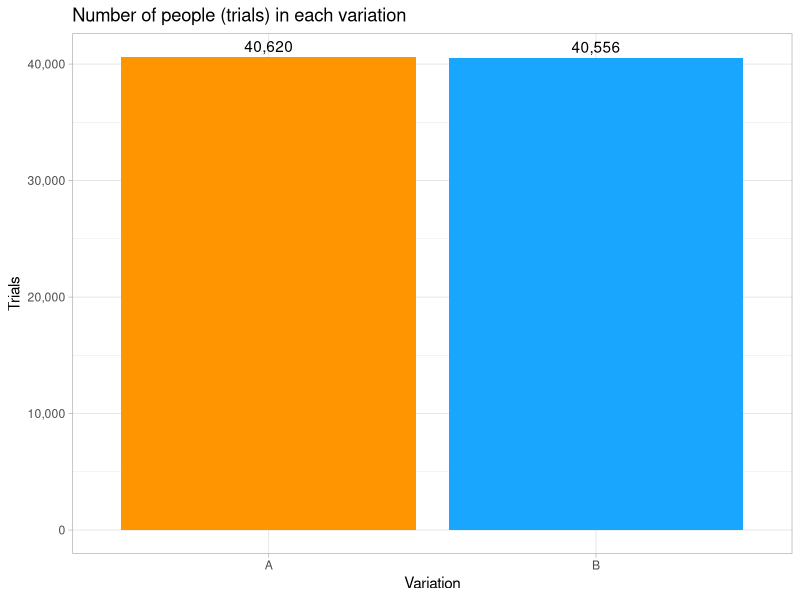
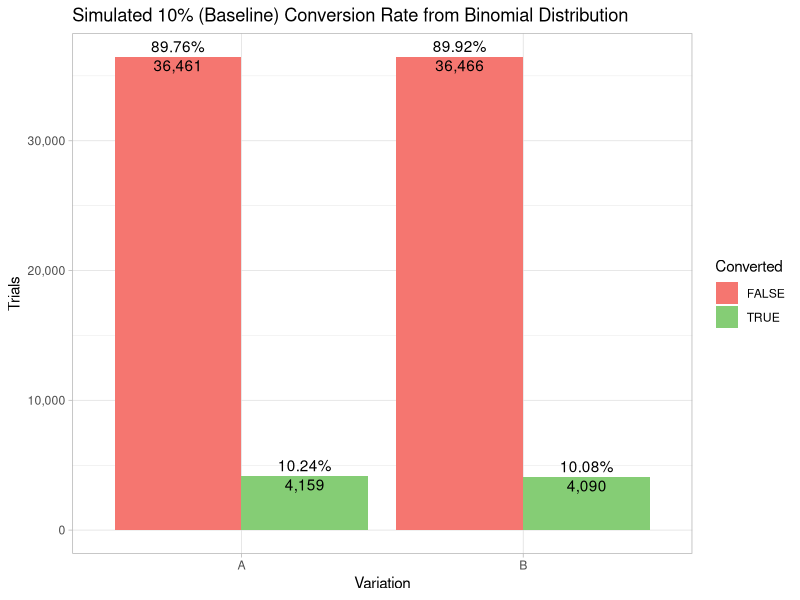
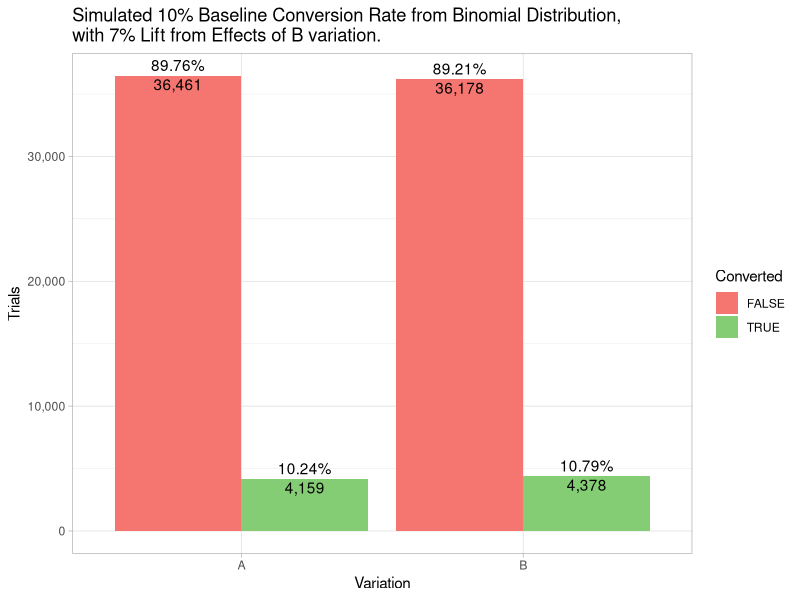
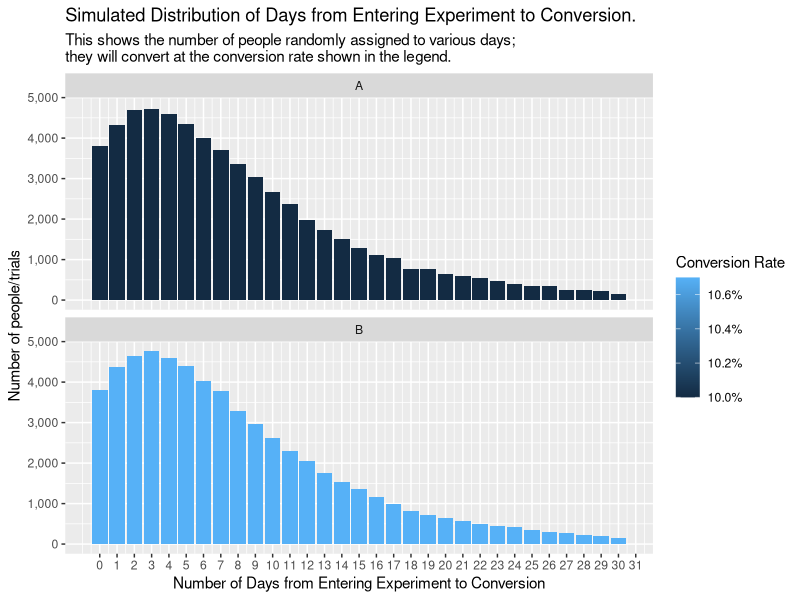
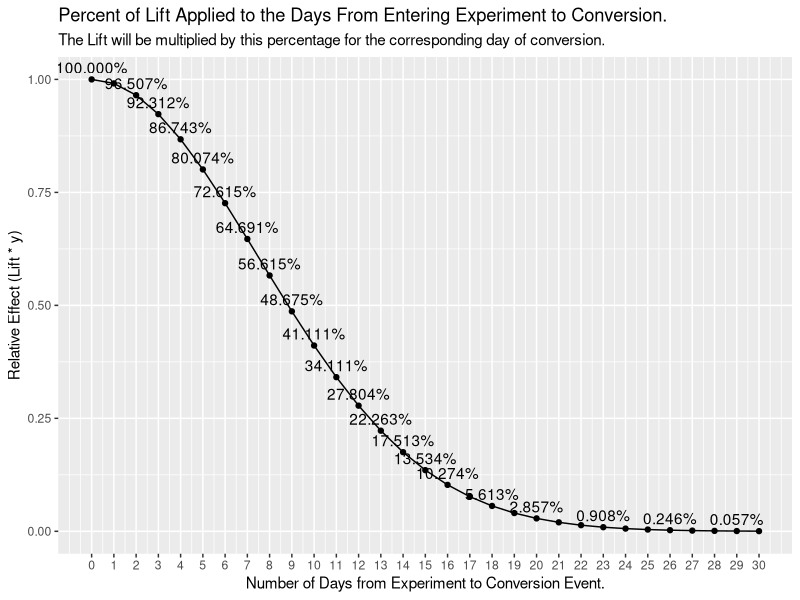
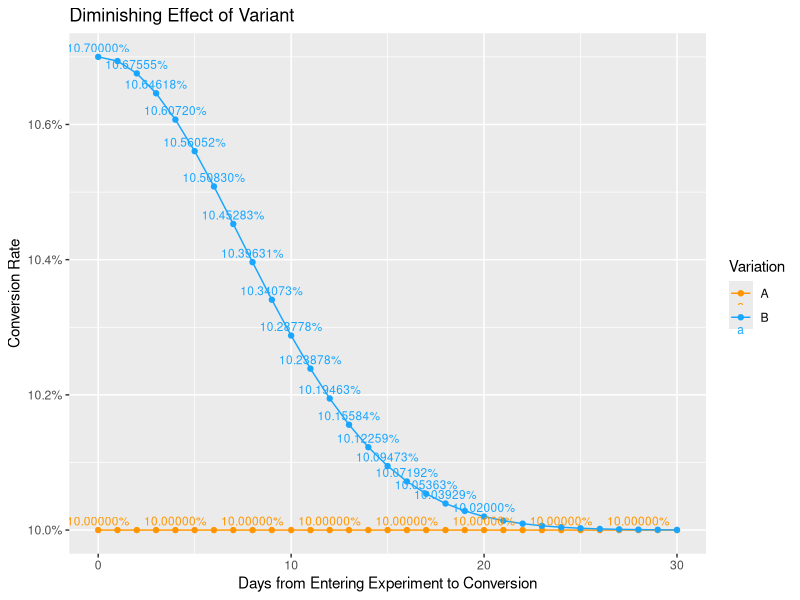
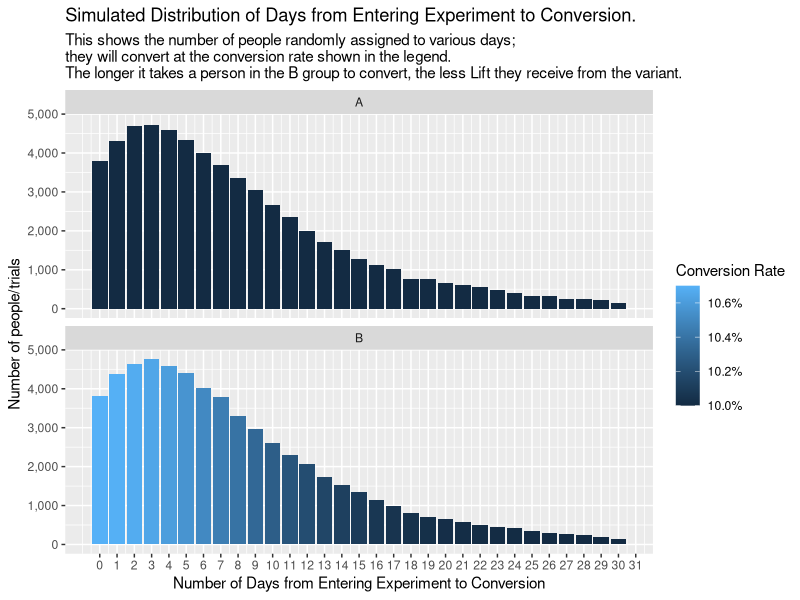
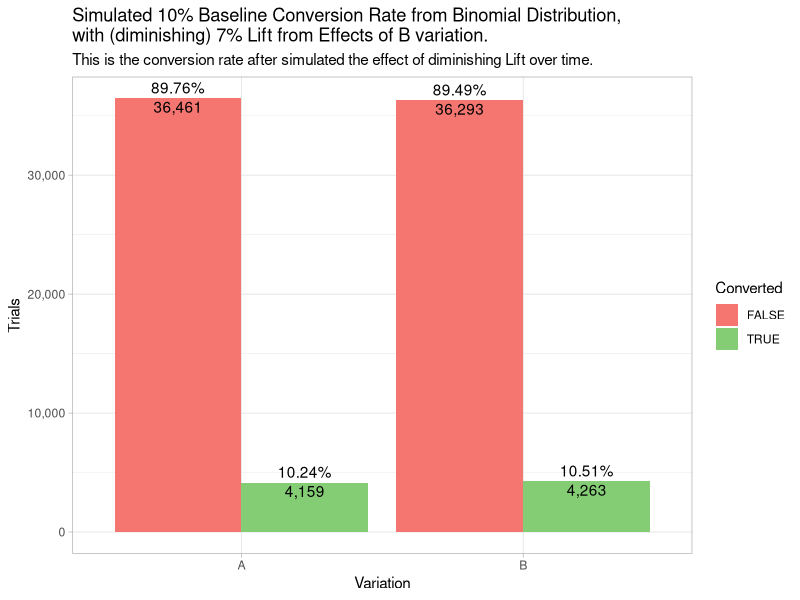

The R source for these figures, in order:
## ---- chunk 1
library(knitr)
library(tidyverse)
library(lubridate)
library(scales)
options(scipen=999) # non-scientific notation

knitr::opts_chunk$set(echo = FALSE)
## ---- chunk 2
seed_traffic <- 1
seed_conversion <- 2
seed_day_entered_experiment <- 3


# seed_traffic <- 63
# seed_conversion <- 54
# seed_day_entered_experiment <- 42

num_trials <- 120000
# used to simulate what would happen if we were to continue running the experiment after it is shut
maximum_experiment_duration <- 90
actual_experiment_duration <- 60
trials_per_day <- num_trials / maximum_experiment_duration
baseline_conversion_rate <- 0.10
simulated_percent_increase_in_b <- 0.07
variant_conversion_rate <- baseline_conversion_rate + (baseline_conversion_rate * simulated_percent_increase_in_b)

required_sample_size <- ceiling(power.prop.test(p1=baseline_conversion_rate,
                                    p2=variant_conversion_rate,
                                    power=0.8,
                                    sig.level=0.05)$n*2)

required_days <- required_sample_size / trials_per_day
## ---- chunk 3
set.seed(seed_traffic)
traffic <- data.frame(id=sample(1:10000000, num_trials, replace=F))

set.seed(seed_day_entered_experiment)
traffic$day_entered_experiment <- floor(runif(n=num_trials, min=1, max=maximum_experiment_duration))

set.seed(seed_traffic)
traffic$variation <- ifelse(rbinom(num_trials, 1, 0.5), 'A', 'B')

traffic %>% 
    filter(day_entered_experiment <= actual_experiment_duration) %>%
    count(variation) %>%
    ggplot(aes(x=variation, y=n, fill=variation)) +
    geom_col() +
    geom_text(aes(label=comma_format()(n)), vjust = -0.4) +
    theme_light() +
    theme(legend.position = 'none') +
    scale_y_continuous(labels = comma_format()) +
    scale_fill_manual("legend", values = c("A" = "#FF9500", "B" = "#19A6FF")) +
    labs(title='Number of people (trials) in each variation',
         y='Trials',
         x='Variation')
## ---- chunk 4
traffic$baseline_conversion_rate <- baseline_conversion_rate
## ---- chunk 5
converted_by_id <- function(id, conversion_rate) {
    #set.seed(id)
    return (as.logical(rbinom(1, 1, conversion_rate)))
}
set.seed(seed_conversion)
traffic$converted <- map2_lgl(traffic$id, traffic$baseline_conversion_rate, ~ converted_by_id(.x, .y))

experiment_traffic <- traffic %>% filter(day_entered_experiment <= actual_experiment_duration)
conversion_table <- table(experiment_traffic$variation, experiment_traffic$converted)
conversions <- c(conversion_table['A', 'TRUE'], conversion_table['B', 'TRUE'])
non_conversions <- c(conversion_table['A', 'FALSE'], conversion_table['B', 'FALSE'])
trials <- conversions + non_conversions

experiment_traffic %>% 
    count(variation, converted) %>%
    group_by(variation) %>%
    mutate(baseline_conversion_rate = n / sum(n)) %>%
    ungroup() %>%
    ggplot(aes(x=variation, y=n, fill=converted)) +
    scale_y_continuous(labels = comma_format()) +
    geom_col(position='dodge') +
    scale_fill_manual(values = c("TRUE" = "#85CD75", "FALSE" = "#F57670")) +
    geom_text(aes(label=comma_format()(n)),
              position = position_dodge(width=0.9),
              vjust = 1.2) +
    geom_text(aes(label=percent_format()(baseline_conversion_rate)),
              position = position_dodge(width=0.9),
              vjust = -0.4) +
    labs(title=paste('Simulated', percent(baseline_conversion_rate),'(Baseline) Conversion Rate from Binomial Distribution'),
         y='Trials',
         x='Variation',
         fill='Converted') +
    theme_light()
## ---- chunk 6
traffic <- traffic %>%
    mutate(lift = ifelse(variation == 'A', 0, simulated_percent_increase_in_b)) %>%
    mutate(conversion_rate = baseline_conversion_rate + (baseline_conversion_rate * lift)) %>%
    select(-converted)

set.seed(seed_conversion)
converted_no_diminishing_effects <- map2_lgl(traffic$id, traffic$conversion_rate, ~ converted_by_id(.x, .y))
traffic$converted <- converted_no_diminishing_effects

experiment_traffic <- traffic %>% filter(day_entered_experiment <= actual_experiment_duration)

conversion_table <- table(experiment_traffic$variation, experiment_traffic$converted)
conversions <- c(conversion_table['A', 'TRUE'], conversion_table['B', 'TRUE'])
non_conversions <- c(conversion_table['A', 'FALSE'], conversion_table['B', 'FALSE'])
trials <- conversions + non_conversions

a_conversion_rate <- conversions[1] / trials[1]
b_conversion_rate <- conversions[2] / trials[2]

b_percent_increase_over_baseline <- (b_conversion_rate - baseline_conversion_rate) / b_conversion_rate
b_percent_increase_over_a <- (b_conversion_rate - a_conversion_rate) / b_conversion_rate

experiment_traffic %>% 
    count(variation, converted) %>%
    group_by(variation) %>%
    mutate(conversion_rate = n / sum(n)) %>%
    ungroup() %>%
    ggplot(aes(x=variation, y=n, fill=converted)) +
    geom_col(position='dodge') +
    scale_y_continuous(labels = comma_format()) +
    scale_fill_manual(values = c("TRUE" = "#85CD75", "FALSE" = "#F57670")) +
    geom_text(aes(label=comma_format()(n)),
              position = position_dodge(width=0.9),
              vjust = 1.2) +
    geom_text(aes(label=percent_format()(conversion_rate)),
              position = position_dodge(width=0.9),
              vjust = -0.4) +
    labs(title=paste('Simulated', percent(baseline_conversion_rate),'Baseline Conversion Rate from Binomial Distribution,\nwith', percent(simulated_percent_increase_in_b),'Lift from Effects of B variation.'),
         y='Trials',
         x='Variation',
         fill='Converted') +
    theme_light()
## ---- chunk 7
scale_a_b <- function(x, a, b) {

    (b - a) * ((x - min(x)) / (max(x) - min(x))) + a 
}

set.seed(44)
#offset <- round(scale_a_b(rlnorm(n=num_trials, meanlog = 0.04), 0, 50))
#hist(offset)
offset <- round(scale_a_b(rgamma(num_trials, shape = 1.7), 1, 75))
offset <- ifelse(offset <= 1, 2, offset)
offset <- offset - 2

traffic <- traffic %>%
    mutate(conversion_offset = offset,
           #conversion_offset = ifelse(conversion_offset > 30, round(runif(1, min=20, max=30)), conversion_offset),
           conversion_offset = ifelse(conversion_offset < 0, 0, conversion_offset))

traffic$conversion_offset <- map_dbl(traffic$conversion_offset, ~ {
    if(. > 30) {
        return (round(runif(1, min=20, max=30)))
    } else {
        return (.)
    }
})

traffic %>%
    group_by(conversion_offset, variation) %>%
    summarise(num_trials=n(),
              average_conversion_rate = mean(conversion_rate)) %>%
    ggplot(aes(x=conversion_offset, y=num_trials, fill=average_conversion_rate)) +
    geom_col() +
    scale_y_continuous(labels = comma_format()) +
    scale_x_continuous(breaks = seq(0, 100)) +
    scale_fill_gradient(labels = percent) +
    facet_wrap(~variation, nrow=2) +
    labs(title='Simulated Distribution of Days from Entering Experiment to Conversion.',
         subtitle = 'This shows the number of people randomly assigned to various days;\nthey will convert at the conversion rate shown in the legend. ',
         y='Number of people/trials',
         x='Number of Days from Entering Experiment to Conversion',
         fill='Conversion Rate')
## ---- chunk 8
stand_dev <- .5
scale_norm <- 1 / dnorm(0, sd=stand_dev)

relative_effect <- function(day_number) {
    return (dnorm(((day_number) / 30 * 2), sd=stand_dev) * scale_norm)
}

data.frame(days_from_experiment_to_conversion=0:30) %>%
    mutate(relative_effect = relative_effect(days_from_experiment_to_conversion)) %>%
    ggplot(aes(x=days_from_experiment_to_conversion, y=relative_effect)) +
    geom_line() +
    geom_point() +
    geom_text(aes(label=percent(relative_effect)), vjust=-0.5, check_overlap = TRUE) +
    scale_x_continuous(breaks = 0:30) +
    labs(title='Percent of Lift Applied to the Days From Entering Experiment to Conversion.',
         subtitle='The Lift will be multiplied by this percentage for the corresponding day of conversion.',
         y='Relative Effect (Lift * y)',
         x='Number of Days from Experiment to Conversion Event.')
## ---- chunk 9
traffic <- traffic %>%
    mutate(diminished_conversion_rate = baseline_conversion_rate + (baseline_conversion_rate * lift * relative_effect(conversion_offset)))
# %>%
#     select(-converted)

stopifnot(all(ifelse(traffic$variation == "A", traffic$baseline_conversion_rate == traffic$conversion_rate, TRUE)))
stopifnot(all(ifelse(traffic$variation == "A", traffic$baseline_conversion_rate == traffic$diminished_conversion_rate, TRUE)))

traffic %>%
    # filter()
    # filter(!is.na(conversion_offset)) %>%
    group_by(conversion_offset, variation) %>%
    summarise(diminished_conversion_rate = mean(diminished_conversion_rate)) %>%
 #   spread(variation, diminished_conversion_rate) %>%
    ggplot(aes(x=conversion_offset, y=diminished_conversion_rate, color=variation)) +
    geom_line() +
    geom_point() +
    geom_text(aes(label=percent_format()(diminished_conversion_rate)), check_overlap=TRUE, size = 3, vjust=-0.5) + 
    scale_y_continuous(labels = percent_format()) +
    scale_color_manual(values = c("A" = "#FF9500", "B" = "#19A6FF")) +
    #expand_limits(y=0) +
    labs(title="Diminishing Effect of Variant",
         y='Conversion Rate',
         x='Days from Entering Experiment to Conversion',
         color='Variation')
## ---- chunk 10
traffic %>%
    group_by(conversion_offset, variation) %>%
    summarise(num_trials=n(),
              average_conversion_rate = mean(diminished_conversion_rate)) %>%
    ggplot(aes(x=conversion_offset, y=num_trials, fill=average_conversion_rate)) +
    geom_col() +
    scale_y_continuous(labels = comma_format()) +
    scale_x_continuous(breaks = seq(0, 100)) +
    scale_fill_gradient(labels = percent) +
    facet_wrap(~variation, nrow=2) +
    labs(title='Simulated Distribution of Days from Entering Experiment to Conversion.',
         subtitle = 'This shows the number of people randomly assigned to various days;\nthey will convert at the conversion rate shown in the legend.\nThe longer it takes a person in the B group to convert, the less Lift they receive from the variant.',
         y='Number of people/trials',
         x='Number of Days from Entering Experiment to Conversion',
         fill='Conversion Rate')
## ---- chunk 11
set.seed(seed_conversion)
new_converted <- map2_lgl(traffic$id, traffic$diminished_conversion_rate, ~ converted_by_id(.x, .y))

# ensure that conversions of variation A don't change
stopifnot(all(ifelse(traffic$variation == "A", converted_no_diminishing_effects == new_converted, TRUE)))

traffic$converted <- new_converted

experiment_traffic <- traffic %>% filter(day_entered_experiment <= actual_experiment_duration)

conversion_table <- table(experiment_traffic$variation, experiment_traffic$converted)
conversions <- c(conversion_table['A', 'TRUE'], conversion_table['B', 'TRUE'])
non_conversions <- c(conversion_table['A', 'FALSE'], conversion_table['B', 'FALSE'])
trials <- conversions + non_conversions

a_conversion_rate <- conversions[1] / trials[1]
b_conversion_rate <- conversions[2] / trials[2]

b_percent_increase_over_baseline <- (b_conversion_rate - baseline_conversion_rate) / b_conversion_rate
b_percent_increase_over_a <- (b_conversion_rate - a_conversion_rate) / b_conversion_rate

experiment_traffic %>% 
    count(variation, converted) %>%
    group_by(variation) %>%
    mutate(conversion_rate = n / sum(n)) %>%
    ungroup() %>%
    ggplot(aes(x=variation, y=n, fill=converted)) +
    geom_col(position='dodge') +
    scale_y_continuous(labels = comma_format()) +
    scale_fill_manual(values = c("TRUE" = "#85CD75", "FALSE" = "#F57670")) +
    geom_text(aes(label=comma_format()(n)),
              position = position_dodge(width=0.9),
              vjust = 1.2) +
    geom_text(aes(label=percent_format()(conversion_rate)),
              position = position_dodge(width=0.9),
              vjust = -0.4) +
    labs(title=paste('Simulated', percent(baseline_conversion_rate),'Baseline Conversion Rate from Binomial Distribution,\nwith (diminishing)', percent(simulated_percent_increase_in_b),'Lift from Effects of B variation.'),
         subtitle='This is the conversion rate after simulated the effect of diminishing Lift over time.',
         y='Trials',
         x='Variation',
         fill='Converted') +
    theme_light()
## ---- chunk 12
number_of_days_after_experiment_to_allow <- 14

p_value_traffic <- traffic %>%
    mutate(day_converted = ifelse(converted, day_entered_experiment + conversion_offset, NA))# %>%

num_days_people_are_still_converting <- max(p_value_traffic$day_entered_experiment) + max(p_value_traffic$conversion_offset)
experiment <- data.frame(experiment_day = NULL, variation=NULL, conversions = NULL, trials = NULL)

for(ex_day in 1:num_days_people_are_still_converting) {
    day_results <- rbind(data.frame(experiment_day = ex_day,
                                    variation="A",
                                    cumulative_conversions = sum(p_value_traffic$variation == "A" & p_value_traffic$day_converted <= ex_day, na.rm = TRUE),
                                    cumulative_trials = sum(p_value_traffic$variation == "A" & p_value_traffic$day_entered_experiment <= ex_day)),
                         data.frame(experiment_day = ex_day,
                                    variation="B",
                                    cumulative_conversions = sum(p_value_traffic$variation == "B" & p_value_traffic$day_converted <= ex_day, na.rm = TRUE),
                                    cumulative_trials = sum(p_value_traffic$variation == "B" & p_value_traffic$day_entered_experiment <= ex_day)))

    experiment <- rbind(experiment, day_results)
}
## ---- chunk 13
experiment %>%
    mutate(cumulative_conversion_rate=cumulative_conversions / cumulative_trials) %>%
    ggplot(aes(x=experiment_day, y=cumulative_conversion_rate, color = variation, group=variation)) +
        geom_line() +
        geom_point() +
        geom_vline(xintercept = actual_experiment_duration, color='orange', alpha=0.5, linetype="dashed", size=1.5) + 
        geom_vline(xintercept = maximum_experiment_duration, color='purple', alpha=0.5, linetype="dashed", size=1.5) + 
        #geom_vline(xintercept = actual_experiment_duration, color='red', alpha=0.5) + 
        scale_y_continuous(breaks = seq(0, 1, 0.05),
                           labels = percent_format()) +
        expand_limits(y=c(0,0.12)) +
        scale_x_continuous(breaks = seq(0, 200, 5)) +
        scale_color_manual(values = c("A" = "#FF9500", "B" = "#19A6FF")) +
        labs(title='Conversion rate over time - No Attribution Window',
         subtitle='Orange Dashed Line Represents End of Experiment at 60 days.\nPurple Dashed Line Represents End of Experiment at 90 Days.',
         y='Conversion Rate',
         x='Day of Experiment (and days after)',
         color='Variation') +
        theme_light()
## ---- chunk 14
cumulative_experiment <- experiment %>%
    gather(variable, value, -(experiment_day:variation)) %>%
    unite(cumulative_experiment, variation, variable) %>%
    spread(cumulative_experiment, value)

prop.test_list <- with(cumulative_experiment, pmap(list(A_cumulative_conversions, B_cumulative_conversions, A_cumulative_trials, B_cumulative_trials),
                                    function(a, b, c, d) {
                                        if(a+b > 0) {
                                            prop.test(x=c(b, a), n=c(d, c))
                                        } else {
                                            NA    
                                        }
                                    }
                                    ))
cumulative_experiment$p_value <- map_dbl(prop.test_list,~  {
    
    if(is.na(.[[1]])) {
        return (NA)
    } else {
         .$p.value   
    }
})
cumulative_experiment$b_minus_a <- map_dbl(prop.test_list,~  {
    
    if(is.na(.[[1]])) {
        return (NA)
    } else {
         as.numeric(.$estimate[1] - .$estimate[2])
    }
})
cumulative_experiment$conf_low <- map_dbl(prop.test_list,~  {
    
    if(is.na(.[[1]])) {
        return (NA)
    } else {
         .$conf.int[1]
    }
})

cumulative_experiment$conf_high <- map_dbl(prop.test_list,~  {
    
    if(is.na(.[[1]])) {
        return (NA)
    } else {
         .$conf.int[2]
    }
})

cumulative_experiment %>%
    ggplot(aes(x=experiment_day, y=p_value)) +
        geom_line() +
        geom_point() +
        geom_text(aes(label=round(p_value, 3)), vjust=-0.5, check_overlap = TRUE) +
        geom_hline(yintercept = 0.05, color ='red', alpha=0.5, size=1.5) +
        scale_x_continuous(breaks = seq(1, 200, 5)) +
        scale_y_continuous(breaks = seq(0, 1, 0.05)) +
        expand_limits(y=c(0,1)) +
        geom_vline(xintercept = actual_experiment_duration, color='orange', alpha=0.5, linetype="dashed", size=1.5) + 
        geom_vline(xintercept = maximum_experiment_duration, color='purple', alpha=0.5, linetype="dashed", size=1.5) + 
        labs(title='P-value over time - No Attribution Window',
            subtitle='Orange Dashed Line Represents End of Experiment at 60 days.\nPurple Dashed Line Represents End of Experiment at 90 Days.',
            y='Conversion Rate',
            x='Day of Experiment (and days after)',
            color='Variation') +
        theme_light()
## ---- chunk 15
# cumulative_experiment %>%
#     ggplot(aes(x=experiment_day, y=b_minus_a)) +
#         geom_line() +
#         scale_y_continuous(labels = percent_format()) +
#         geom_ribbon(aes(ymin = conf_low, ymax = conf_high), fill = 'green', alpha=0.15) +
#         geom_ribbon(aes(ymin = ifelse(conf_low <= 0, conf_low, NA), ymax = ifelse(conf_low <= 0, conf_high, NA)), fill = 'red', alpha=0.45) +
#         geom_ribbon(aes(ymin = ifelse(conf_low > 0, conf_low, NA), ymax = ifelse(conf_low > 0, conf_high, NA)), fill = 'green', alpha=0.2) +
#         geom_hline(yintercept = 0, color='red', alpha=0.5, size=1.5) +
#         geom_vline(xintercept = actual_experiment_duration + number_of_days_after_experiment_to_allow, color ='red') +
#         geom_text(aes(label=percent(b_minus_a)), vjust=-1, check_overlap = TRUE) +
#         labs(title='Difference in Conversion Rate of `B` - `A`, with Frequentist Confidence Interval - \nNo Attribution Window',
#              y='Difference in Conversion Rate from B minus A',
#              x='Day of Experiment (and days after)')

cumulative_experiment %>%
    mutate(a_cr = A_cumulative_conversions / A_cumulative_trials,
           b_minus_a = b_minus_a / a_cr,
           conf_low = conf_low / a_cr,
           conf_high = conf_high / a_cr) %>%
    ggplot(aes(x=experiment_day, y=b_minus_a)) +
        geom_line() +
        coord_cartesian(ylim=c(-0.10, 0.3)) +
        scale_y_continuous(labels = percent_format()) +
        scale_x_continuous(breaks = seq(1, 200, 5)) +
        geom_ribbon(aes(ymin = conf_low, ymax = conf_high), fill = 'green', alpha=0.15) +
        geom_ribbon(aes(ymin = ifelse(conf_low <= 0, conf_low, NA), ymax = ifelse(conf_low <= 0, conf_high, NA)), fill = 'red', alpha=0.45) +
        geom_ribbon(aes(ymin = ifelse(conf_low > 0, conf_low, NA), ymax = ifelse(conf_low > 0, conf_high, NA)), fill = 'green', alpha=0.2) +
        geom_hline(yintercept = 0, color='red', alpha=0.5, size=1.5) +
        geom_vline(xintercept = actual_experiment_duration, color='orange', alpha=0.5, linetype="dashed", size=1.5) + 
        geom_vline(xintercept = maximum_experiment_duration, color='purple', alpha=0.5, linetype="dashed", size=1.5) + 
        geom_text(aes(label=percent(b_minus_a)), vjust=-1, check_overlap = TRUE) +    
        labs(title='Difference in Conversion Rate of `B` - `A`, with Frequentist Confidence Interval - \nNo Attribution Window',
             subtitle='Orange Dashed Line Represents End of Experiment at 60 days.\nPurple Dashed Line Represents End of Experiment at 90 Days.',
             y='Lift (i.e. Percent change from A to B)',
             x='Day of Experiment (and days after)') 
## ---- chunk 16
attribution_window_days <- 5
## ---- chunk 17
traffic <- traffic %>%
    mutate(converted_within_window = ifelse(conversion_offset <= attribution_window_days, converted, FALSE))

experiment_traffic <- traffic %>% filter(day_entered_experiment <= actual_experiment_duration)

conversion_table <- table(experiment_traffic$variation, experiment_traffic$converted_within_window)
conversions <- c(conversion_table['A', 'TRUE'], conversion_table['B', 'TRUE'])
non_conversions <- c(conversion_table['A', 'FALSE'], conversion_table['B', 'FALSE'])
trials <- conversions + non_conversions

a_conversion_rate <- conversions[1] / trials[1]
b_conversion_rate <- conversions[2] / trials[2]

b_percent_increase_over_baseline <- (b_conversion_rate - baseline_conversion_rate) / b_conversion_rate
b_percent_increase_over_a <- (b_conversion_rate - a_conversion_rate) / b_conversion_rate

experiment_traffic %>% 
    count(variation, converted_within_window) %>%
    group_by(variation) %>%
    mutate(conversion_rate = n / sum(n)) %>%
    ungroup() %>%
    ggplot(aes(x=variation, y=n, fill=converted_within_window)) +
    geom_col(position='dodge') +
    scale_y_continuous(labels = comma_format()) +
    scale_fill_manual(values = c("TRUE" = "#85CD75", "FALSE" = "#F57670")) +
    geom_text(aes(label=comma_format()(n)),
              position = position_dodge(width=0.9),
              vjust = 1.2) +
    geom_text(aes(label=percent_format()(conversion_rate)),
              position = position_dodge(width=0.9),
              vjust = -0.4) +
    labs(title=paste0('Simulated ', percent(baseline_conversion_rate),' Baseline Conversion Rate from Binomial Distribution,\nwith (diminishing) ', percent(simulated_percent_increase_in_b),' Lift from Effects of B variation &\n', attribution_window_days,'-Day Attribution Window.'),
         subtitle=paste0('This is the conversion rate after simulated the effect of diminishing Lift over time, with a', attribution_window_days,'-Day Attribution Window.'),
         y='Trials',
         x='Variation',
         fill='Converted') +
    theme_light()
## ---- chunk 18
p_value_traffic <- traffic %>%
    mutate(day_converted_within_window = ifelse(converted_within_window, day_entered_experiment + conversion_offset, NA))

num_days_people_are_still_converting <- max(p_value_traffic$day_entered_experiment) + max(p_value_traffic$conversion_offset) + attribution_window_days
experiment <- data.frame(experiment_day = NULL, variation=NULL, conversions = NULL, trials = NULL)

for(ex_day in 1:num_days_people_are_still_converting) {
    local_traffic <- p_value_traffic %>% filter(day_entered_experiment + attribution_window_days < ex_day)

    day_results <- rbind(data.frame(experiment_day = ex_day,
                                    variation="A",
                                    cumulative_conversions = sum(local_traffic$variation == "A" & local_traffic$day_converted_within_window <= ex_day, na.rm = TRUE),
                                    cumulative_trials = sum(local_traffic$variation == "A")),
                         data.frame(experiment_day = ex_day,
                                    variation="B",
                                    cumulative_conversions = sum(local_traffic$variation == "B" & local_traffic$day_converted_within_window <= ex_day, na.rm = TRUE),
                                    cumulative_trials = sum(local_traffic$variation == "B")))

    experiment <- rbind(experiment, day_results)
}
## ---- chunk 19
experiment %>%
    mutate(cumulative_conversion_rate=cumulative_conversions / cumulative_trials) %>%
    ggplot(aes(x=experiment_day, y=cumulative_conversion_rate, color = variation, group=variation)) +
        geom_line() +
        geom_point() +
        geom_vline(xintercept = actual_experiment_duration, color='orange', alpha=0.5, linetype="dashed", size=1.5) + 
        geom_vline(xintercept = maximum_experiment_duration, color='purple', alpha=0.5, linetype="dashed", size=1.5) + 
        #geom_vline(xintercept = actual_experiment_duration, color='red', alpha=0.5) + 
        scale_y_continuous(breaks = seq(0, 1, 0.05),
                           labels = percent_format()) +
        expand_limits(y=c(0,0.12)) +
        scale_x_continuous(breaks = seq(0, 200, 5)) +
        scale_color_manual(values = c("A" = "#FF9500", "B" = "#19A6FF")) +
        labs(title='Conversion rate over time - With Attribution Window',
         subtitle='Orange Dashed Line Represents End of Experiment at 60 days.\nPurple Dashed Line Represents End of Experiment at 90 Days.',
         y='Conversion Rate',
         x='Day of Experiment (and days after)',
         color='Variation') +
    theme_light()
## ---- chunk 20
cumulative_experiment <- experiment %>%
    #mutate(cumulative_conversion_rate=cumulative_conversions / cumulative_trials) %>%
  gather(variable, value, -(experiment_day:variation)) %>%
  unite(cumulative_experiment, variation, variable) %>%
  spread(cumulative_experiment, value)

prop.test_list <- with(cumulative_experiment, pmap(list(A_cumulative_conversions, B_cumulative_conversions, A_cumulative_trials, B_cumulative_trials),
                                    function(a, b, c, d) {
                                        if(a+b > 0) {
                                            prop.test(x=c(b, a), n=c(d, c))
                                        } else {
                                            NA    
                                        }
                                    }
                                    ))
cumulative_experiment$p_value <- map_dbl(prop.test_list,~  {
    
    if(is.na(.[[1]])) {
        return (NA)
    } else {
         .$p.value   
    }
})
cumulative_experiment$b_minus_a <- map_dbl(prop.test_list,~  {
    
    if(is.na(.[[1]])) {
        return (NA)
    } else {
         as.numeric(.$estimate[1] - .$estimate[2])
    }
})
cumulative_experiment$conf_low <- map_dbl(prop.test_list,~  {
    
    if(is.na(.[[1]])) {
        return (NA)
    } else {
         .$conf.int[1]
    }
})
cumulative_experiment$conf_high <- map_dbl(prop.test_list,~  {
    
    if(is.na(.[[1]])) {
        return (NA)
    } else {
         .$conf.int[2]
    }
})

cumulative_experiment %>%
    ggplot(aes(x=experiment_day, y=p_value)) +
        geom_line() +
        geom_point() +
        geom_text(aes(label=round(p_value, 3)), vjust=-0.5, check_overlap = TRUE) +
        geom_hline(yintercept = 0.05, color ='red', alpha=0.5, size=1.5) +
        scale_x_continuous(breaks = seq(1, 200, 5)) +
        scale_y_continuous(breaks = seq(0, 1, 0.05)) +
        expand_limits(y=c(0,1)) +
        geom_vline(xintercept = actual_experiment_duration, color='orange', alpha=0.5, linetype="dashed", size=1.5) + 
        geom_vline(xintercept = maximum_experiment_duration, color='purple', alpha=0.5, linetype="dashed", size=1.5) + 
        labs(title='P-value over time - With Attribution Window',
            subtitle='Orange Dashed Line Represents End of Experiment at 60 days.\nPurple Dashed Line Represents End of Experiment at 90 Days.',
            y='Conversion Rate',
            x='Day of Experiment (and days after)',
            color='Variation') +
        theme_light()

cumulative_experiment %>%
    mutate(a_cr = A_cumulative_conversions / A_cumulative_trials,
           b_minus_a = b_minus_a / a_cr,
           conf_low = conf_low / a_cr,
           conf_high = conf_high / a_cr) %>%
    ggplot(aes(x=experiment_day, y=b_minus_a)) +
        geom_line() +
        coord_cartesian(ylim=c(-0.10, 0.3)) +
        scale_y_continuous(labels = percent_format()) +
        scale_x_continuous(breaks = seq(1, 200, 5)) +
        geom_ribbon(aes(ymin = conf_low, ymax = conf_high), fill = 'green', alpha=0.15) +
        geom_ribbon(aes(ymin = ifelse(conf_low <= 0, conf_low, NA), ymax = ifelse(conf_low <= 0, conf_high, NA)), fill = 'red', alpha=0.45) +
        geom_ribbon(aes(ymin = ifelse(conf_low > 0, conf_low, NA), ymax = ifelse(conf_low > 0, conf_high, NA)), fill = 'green', alpha=0.2) +
        geom_hline(yintercept = 0, color='red', alpha=0.5, size=1.5) +
        geom_vline(xintercept = actual_experiment_duration, color='orange', alpha=0.5, linetype="dashed", size=1.5) + 
        geom_vline(xintercept = maximum_experiment_duration, color='purple', alpha=0.5, linetype="dashed", size=1.5) + 
        geom_text(aes(label=percent(b_minus_a)), vjust=-1, check_overlap = TRUE) +
        labs(title='Difference in Conversion Rate of `B` - `A`, with Frequentist Confidence Interval - \nWith Attribution Window',
             subtitle='Orange Dashed Line Represents End of Experiment at 60 days.\nPurple Dashed Line Represents End of Experiment at 90 Days.',
             y='Lift (i.e. Percent change from A to B)',
             x='Day of Experiment (and days after)') 
